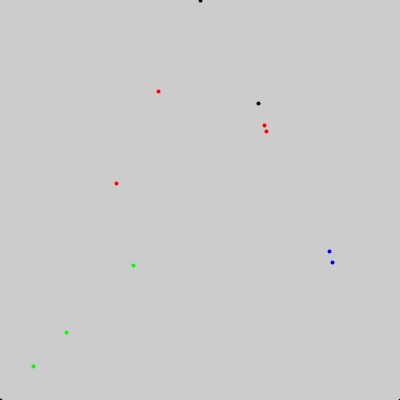
Frame 1 (no input)
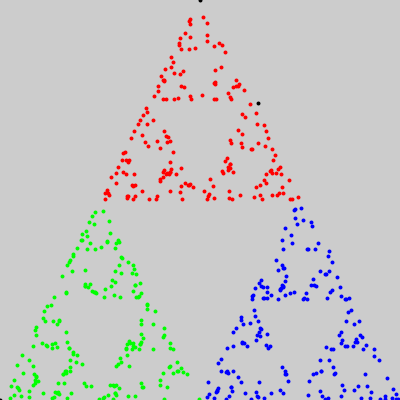
Frame 60 (the mouse pressed at the canvas centre just before this capture)
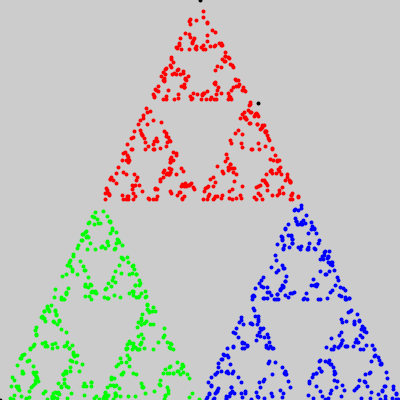
Frame 120 (the mouse held since frame 60 and released just before this capture)

The Processing sketch that drew these frames (run headless with seeded random() and noise(); from frame 60 on, the mouse is pressed at the canvas centre):

// Processing sketch: chaos_game_pde
// ── chaos_game_pde.pde
PVector a,b,c, target;

void setup() {
  size(400, 400);
  //noStroke();
  fill(50);
  
  a      = new PVector(width / 2, 0);
  b      = new PVector(0, height);
  c      = new PVector(width, height);
  
  target = new PVector(random(width), random(height));
  
  //stroke(0, 250, 0);
  strokeWeight(4);
  point(a.x, a.y);
  point(b.x, b.y);
  point(c.x, c.y);
  //point(target.x, target.y);

}

void draw() 
{
  for (int i = 0; i < 10; i++)
  {
    point(target.x, target.y);

    int r = floor(random(3));
    if (r == 0) {
      stroke(255, 0, 0);
      target.x = lerp(target.x, a.x, 0.5);
      target.y = lerp(target.y, a.y, 0.5);
    } else if (r == 1) {
      stroke(0, 255, 0);
      target.x = lerp(target.x, b.x, 0.5);
      target.y = lerp(target.y, b.y, 0.5);
    } else if (r == 2) {
      stroke(0, 0,255);
      target.x = lerp(target.x, c.x, 0.5);
      target.y = lerp(target.y, c.y, 0.5);
    }
  }
}
